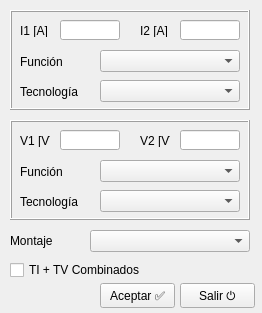
<?xml version="1.0" encoding="UTF-8"?>
<ui version="4.0">
 <class>Form</class>
 <widget class="QWidget" name="Form">
  <property name="windowModality">
   <enum>Qt::ApplicationModal</enum>
  </property>
  <property name="geometry">
   <rect>
    <x>0</x>
    <y>0</y>
    <width>262</width>
    <height>313</height>
   </rect>
  </property>
  <property name="windowTitle">
   <string>TI - TV</string>
  </property>
  <property name="inputMethodHints">
   <set>Qt::ImhNone</set>
  </property>
  <widget class="QPushButton" name="cmdAceptar">
   <property name="geometry">
    <rect>
     <x>100</x>
     <y>283</y>
     <width>75</width>
     <height>25</height>
    </rect>
   </property>
   <property name="text">
    <string>Aceptar ✅</string>
   </property>
   <property name="shortcut">
    <string>Return</string>
   </property>
  </widget>
  <widget class="QPushButton" name="cmdSalir">
   <property name="geometry">
    <rect>
     <x>180</x>
     <y>283</y>
     <width>75</width>
     <height>25</height>
    </rect>
   </property>
   <property name="text">
    <string>Salir ⏻</string>
   </property>
   <property name="shortcut">
    <string>Esc</string>
   </property>
  </widget>
  <widget class="QCheckBox" name="chkCombinados">
   <property name="geometry">
    <rect>
     <x>10</x>
     <y>260</y>
     <width>140</width>
     <height>20</height>
    </rect>
   </property>
   <property name="text">
    <string>TI + TV Combinados</string>
   </property>
  </widget>
  <widget class="QFrame" name="frame">
   <property name="geometry">
    <rect>
     <x>10</x>
     <y>10</y>
     <width>240</width>
     <height>100</height>
    </rect>
   </property>
   <property name="accessibleDescription">
    <string/>
   </property>
   <property name="styleSheet">
    <string notr="true"/>
   </property>
   <property name="frameShape">
    <enum>QFrame::Box</enum>
   </property>
   <property name="frameShadow">
    <enum>QFrame::Raised</enum>
   </property>
   <widget class="QLineEdit" name="txtI2">
    <property name="geometry">
     <rect>
      <x>170</x>
      <y>10</y>
      <width>60</width>
      <height>20</height>
     </rect>
    </property>
    <property name="inputMethodHints">
     <set>Qt::ImhFormattedNumbersOnly</set>
    </property>
    <property name="text">
     <string/>
    </property>
   </widget>
   <widget class="QLabel" name="label_11">
    <property name="geometry">
     <rect>
      <x>10</x>
      <y>14</y>
      <width>30</width>
      <height>13</height>
     </rect>
    </property>
    <property name="text">
     <string>I1 [A]</string>
    </property>
   </widget>
   <widget class="QLineEdit" name="txtI1">
    <property name="geometry">
     <rect>
      <x>50</x>
      <y>10</y>
      <width>60</width>
      <height>20</height>
     </rect>
    </property>
    <property name="inputMethodHints">
     <set>Qt::ImhFormattedNumbersOnly</set>
    </property>
    <property name="text">
     <string/>
    </property>
   </widget>
   <widget class="QLabel" name="label_12">
    <property name="geometry">
     <rect>
      <x>130</x>
      <y>14</y>
      <width>30</width>
      <height>13</height>
     </rect>
    </property>
    <property name="text">
     <string>I2 [A]</string>
    </property>
   </widget>
   <widget class="QComboBox" name="cmbTecnologiaI">
    <property name="geometry">
     <rect>
      <x>90</x>
      <y>70</y>
      <width>140</width>
      <height>22</height>
     </rect>
    </property>
   </widget>
   <widget class="QLabel" name="lbl_parametro1">
    <property name="geometry">
     <rect>
      <x>10</x>
      <y>44</y>
      <width>80</width>
      <height>16</height>
     </rect>
    </property>
    <property name="text">
     <string>Función</string>
    </property>
   </widget>
   <widget class="QComboBox" name="cmbFuncionI">
    <property name="geometry">
     <rect>
      <x>90</x>
      <y>40</y>
      <width>140</width>
      <height>22</height>
     </rect>
    </property>
   </widget>
   <widget class="QLabel" name="lbl_parametro2">
    <property name="geometry">
     <rect>
      <x>10</x>
      <y>74</y>
      <width>80</width>
      <height>16</height>
     </rect>
    </property>
    <property name="text">
     <string>Tecnología</string>
    </property>
   </widget>
  </widget>
  <widget class="QFrame" name="frame_2">
   <property name="geometry">
    <rect>
     <x>10</x>
     <y>120</y>
     <width>240</width>
     <height>100</height>
    </rect>
   </property>
   <property name="accessibleDescription">
    <string/>
   </property>
   <property name="styleSheet">
    <string notr="true"/>
   </property>
   <property name="frameShape">
    <enum>QFrame::Box</enum>
   </property>
   <property name="frameShadow">
    <enum>QFrame::Raised</enum>
   </property>
   <widget class="QLineEdit" name="txtV2">
    <property name="geometry">
     <rect>
      <x>170</x>
      <y>10</y>
      <width>60</width>
      <height>20</height>
     </rect>
    </property>
    <property name="inputMethodHints">
     <set>Qt::ImhFormattedNumbersOnly</set>
    </property>
    <property name="text">
     <string/>
    </property>
   </widget>
   <widget class="QLabel" name="label_13">
    <property name="geometry">
     <rect>
      <x>10</x>
      <y>14</y>
      <width>30</width>
      <height>13</height>
     </rect>
    </property>
    <property name="text">
     <string>V1 [V]</string>
    </property>
   </widget>
   <widget class="QLineEdit" name="txtV1">
    <property name="geometry">
     <rect>
      <x>50</x>
      <y>10</y>
      <width>60</width>
      <height>20</height>
     </rect>
    </property>
    <property name="inputMethodHints">
     <set>Qt::ImhFormattedNumbersOnly</set>
    </property>
    <property name="text">
     <string/>
    </property>
   </widget>
   <widget class="QLabel" name="label_14">
    <property name="geometry">
     <rect>
      <x>130</x>
      <y>14</y>
      <width>30</width>
      <height>13</height>
     </rect>
    </property>
    <property name="text">
     <string>V2 [V]</string>
    </property>
   </widget>
   <widget class="QComboBox" name="cmbTecnologiaV">
    <property name="geometry">
     <rect>
      <x>90</x>
      <y>70</y>
      <width>140</width>
      <height>22</height>
     </rect>
    </property>
   </widget>
   <widget class="QLabel" name="lbl_parametro1_2">
    <property name="geometry">
     <rect>
      <x>10</x>
      <y>44</y>
      <width>80</width>
      <height>16</height>
     </rect>
    </property>
    <property name="text">
     <string>Función</string>
    </property>
   </widget>
   <widget class="QComboBox" name="cmbFuncionV">
    <property name="geometry">
     <rect>
      <x>90</x>
      <y>40</y>
      <width>140</width>
      <height>22</height>
     </rect>
    </property>
   </widget>
   <widget class="QLabel" name="lbl_parametro2_2">
    <property name="geometry">
     <rect>
      <x>10</x>
      <y>74</y>
      <width>80</width>
      <height>16</height>
     </rect>
    </property>
    <property name="text">
     <string>Tecnología</string>
    </property>
   </widget>
  </widget>
  <widget class="QComboBox" name="cmbMontaje">
   <property name="geometry">
    <rect>
     <x>90</x>
     <y>230</y>
     <width>160</width>
     <height>22</height>
    </rect>
   </property>
  </widget>
  <widget class="QLabel" name="lbl_parametro2_3">
   <property name="geometry">
    <rect>
     <x>10</x>
     <y>233</y>
     <width>80</width>
     <height>16</height>
    </rect>
   </property>
   <property name="text">
    <string>Montaje</string>
   </property>
  </widget>
 </widget>
 <resources/>
 <connections/>
</ui>
